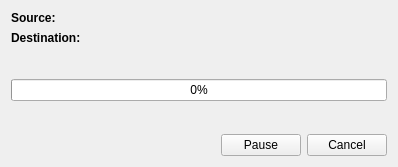
<?xml version="1.0" encoding="UTF-8"?>
<ui version="4.0">
 <class>FTView</class>
 <widget class="QWidget" name="FTView">
  <property name="geometry">
   <rect>
    <x>0</x>
    <y>0</y>
    <width>398</width>
    <height>167</height>
   </rect>
  </property>
  <property name="windowTitle">
   <string>Form</string>
  </property>
  <layout class="QVBoxLayout" name="verticalLayout_2">
   <item>
    <layout class="QFormLayout" name="formLayout">
     <property name="fieldGrowthPolicy">
      <enum>QFormLayout::ExpandingFieldsGrow</enum>
     </property>
     <item row="0" column="0">
      <widget class="QLabel" name="labelSource">
       <property name="sizePolicy">
        <sizepolicy hsizetype="Preferred" vsizetype="Fixed">
         <horstretch>0</horstretch>
         <verstretch>0</verstretch>
        </sizepolicy>
       </property>
       <property name="font">
        <font>
         <weight>75</weight>
         <bold>true</bold>
        </font>
       </property>
       <property name="text">
        <string>Source:</string>
       </property>
      </widget>
     </item>
     <item row="0" column="1">
      <widget class="QLabel" name="labelSourceDesc">
       <property name="sizePolicy">
        <sizepolicy hsizetype="Preferred" vsizetype="Fixed">
         <horstretch>0</horstretch>
         <verstretch>0</verstretch>
        </sizepolicy>
       </property>
       <property name="text">
        <string/>
       </property>
      </widget>
     </item>
     <item row="1" column="0">
      <widget class="QLabel" name="labelDestination">
       <property name="sizePolicy">
        <sizepolicy hsizetype="Preferred" vsizetype="Fixed">
         <horstretch>0</horstretch>
         <verstretch>0</verstretch>
        </sizepolicy>
       </property>
       <property name="font">
        <font>
         <weight>75</weight>
         <bold>true</bold>
        </font>
       </property>
       <property name="text">
        <string>Destination:</string>
       </property>
      </widget>
     </item>
     <item row="1" column="1">
      <widget class="QLabel" name="labelDestinationDesc">
       <property name="sizePolicy">
        <sizepolicy hsizetype="Preferred" vsizetype="Fixed">
         <horstretch>0</horstretch>
         <verstretch>0</verstretch>
        </sizepolicy>
       </property>
       <property name="text">
        <string/>
       </property>
      </widget>
     </item>
    </layout>
   </item>
   <item>
    <spacer name="verticalSpacer_2">
     <property name="orientation">
      <enum>Qt::Vertical</enum>
     </property>
     <property name="sizeHint" stdset="0">
      <size>
       <width>20</width>
       <height>40</height>
      </size>
     </property>
    </spacer>
   </item>
   <item>
    <layout class="QVBoxLayout" name="verticalLayout">
     <item>
      <widget class="QLabel" name="labelStatus">
       <property name="sizePolicy">
        <sizepolicy hsizetype="Preferred" vsizetype="Fixed">
         <horstretch>0</horstretch>
         <verstretch>0</verstretch>
        </sizepolicy>
       </property>
       <property name="font">
        <font>
         <pointsize>10</pointsize>
         <italic>true</italic>
        </font>
       </property>
       <property name="text">
        <string/>
       </property>
       <property name="alignment">
        <set>Qt::AlignCenter</set>
       </property>
      </widget>
     </item>
     <item>
      <widget class="QProgressBar" name="progressBarTransfer">
       <property name="value">
        <number>0</number>
       </property>
      </widget>
     </item>
     <item>
      <widget class="QLabel" name="labelProgressDesc">
       <property name="sizePolicy">
        <sizepolicy hsizetype="Preferred" vsizetype="Fixed">
         <horstretch>0</horstretch>
         <verstretch>0</verstretch>
        </sizepolicy>
       </property>
       <property name="font">
        <font>
         <pointsize>8</pointsize>
        </font>
       </property>
       <property name="text">
        <string/>
       </property>
       <property name="alignment">
        <set>Qt::AlignCenter</set>
       </property>
      </widget>
     </item>
    </layout>
   </item>
   <item>
    <spacer name="verticalSpacer">
     <property name="orientation">
      <enum>Qt::Vertical</enum>
     </property>
     <property name="sizeHint" stdset="0">
      <size>
       <width>20</width>
       <height>40</height>
      </size>
     </property>
    </spacer>
   </item>
   <item>
    <layout class="QHBoxLayout" name="horizontalLayout">
     <item>
      <spacer name="horizontalSpacer">
       <property name="orientation">
        <enum>Qt::Horizontal</enum>
       </property>
       <property name="sizeHint" stdset="0">
        <size>
         <width>40</width>
         <height>20</height>
        </size>
       </property>
      </spacer>
     </item>
     <item>
      <widget class="QPushButton" name="buttonPauseResume">
       <property name="toolTip">
        <string>Resume/Pause</string>
       </property>
       <property name="text">
        <string>Pause</string>
       </property>
      </widget>
     </item>
     <item>
      <widget class="QPushButton" name="buttonCancel">
       <property name="toolTip">
        <string>Cancel</string>
       </property>
       <property name="text">
        <string>Cancel</string>
       </property>
      </widget>
     </item>
    </layout>
   </item>
  </layout>
 </widget>
 <resources/>
 <connections/>
</ui>
